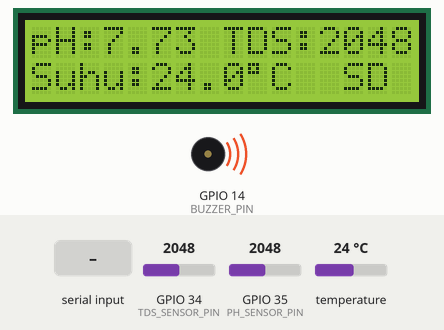
Recording of a sketch running on a simulated ESP32. On the bench: 16×2 character LCD, buzzer (waves = sounding, pin HIGH). Inputs (shaded band) come from the test bench; at power-on: GPIO 34 (TDS_SENSOR_PIN) = 2048, temperature 24 °C, GPIO 35 (PH_SENSOR_PIN) = 2048. WiFi joins after 1.5 s; servers stay silent unless stated; the local clock reads 2024-03-15 10:24:30 at power-on unless the sketch sets it; storage starts empty; what the sketch prints to the serial monitor is not drawn.

Above: at 5.1 s.
5.2 s: GPIO 34 (TDS_SENSOR_PIN) set to 537
At 16.1 s:
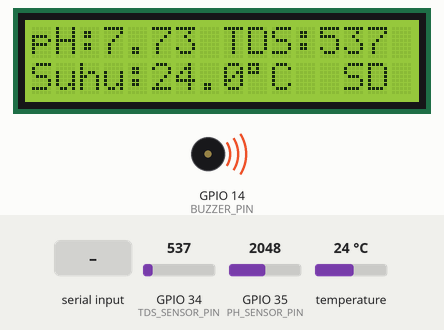
16.8 s: GPIO 34 (TDS_SENSOR_PIN) set to 448
At 26.6 s:
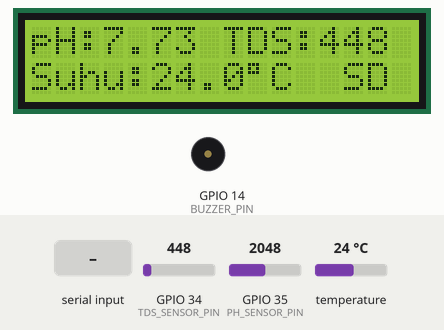
27.6 s: temperature set to 12 °C
At 38.1 s:
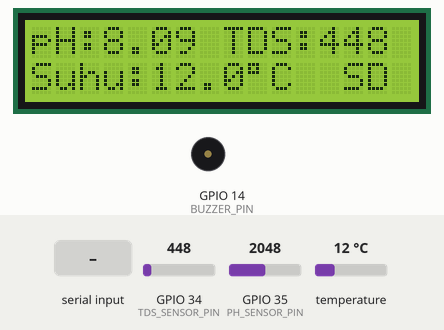
38.4 s: GPIO 35 (PH_SENSOR_PIN) set to 2866
At 48.8 s:
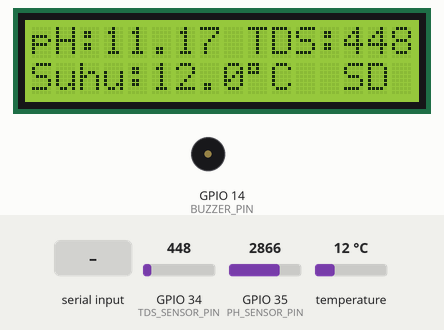
49.2 s: temperature set to 19 °C
At 59.3 s:
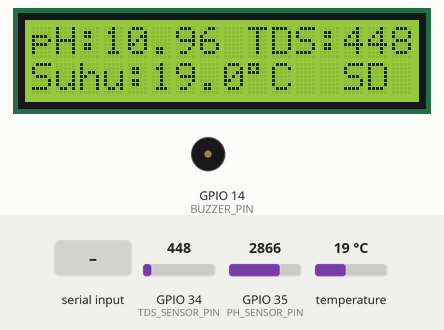
60.0 s: "kalibratePH 1\n" received over Serial
At 81.5 s:
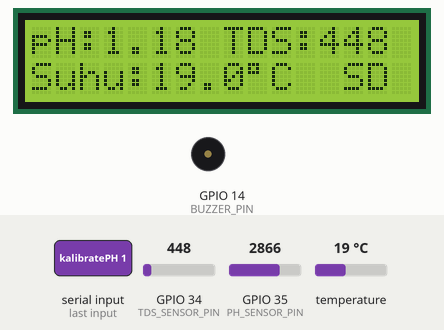
Timing chart, 0 to 82.0 s (numbered marks = the images above; inputs shaded):
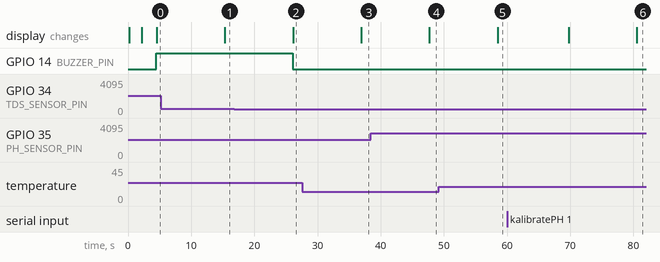

Measured:
- the behaviour switches between 501 and 500 on GPIO 34 (TDS_SENSOR_PIN) (found by bisection; images 1 and 2)
- after the input at 5.2 s, the display: changes after 10.1 s (image 1)
- after the input at 16.8 s, GPIO 14 (BUZZER_PIN): HIGH → LOW after 9.3 s; the display: changes after 9.3 s (image 2)
- after the input at 27.6 s, the display: changes after 9.3 s (image 3)
- after the input at 38.4 s, the display: changes after 9.3 s (image 4)
- after the input at 49.2 s, the display: changes after 9.3 s (image 5)
- after the input at 60.0 s, the display: first differs from a run without the input after 20.6 s (image 6)

The sketch:

lorenfix.ino
```cpp
#include <Arduino.h>
#include <OneWire.h>
#include <DallasTemperature.h>
#include <Wire.h>
#include <LiquidCrystal_I2C.h>
#include <SD.h>
#include <SPI.h>
#include <RTClib.h>   // Library RTC (DS3231 / DS1307)

/* =====================================================================
 *  pH & TDS Monitor + Suhu + SD Logging + RTC Timestamp (ESP32)
 *  -------------------------------------------------------------------
 *  Fitur:
 *    - Baca pH (analog)
 *    - Baca TDS (analog)
 *    - Baca suhu air via DS18B20 (digital 1-Wire)
 *    - Simpan data per 10 menit ke SD card dengan timestamp dari RTC
 *    - Indikator penyimpanan di LCD (ON saat berhasil save)
 *    - Perintah Serial:
 *         kalibratePH <nilaiPH>
 *         setRTC YYYY-MM-DD HH:MM:SS
 *
 *  Format File:
 *    Tanggal,Bulan,Jam,pH,TDS,Suhu
 *    contoh: 20,07,14:23,6.82,250,26.5
 * ===================================================================== */

// === Pin Konfigurasi ===
#define TDS_SENSOR_PIN 34
#define PH_SENSOR_PIN 35
#define BUZZER_PIN 14
#define ONE_WIRE_BUS 5
#define SD_CS_PIN 4

// === Tegangan & ADC ===
#define VREF 3.3
#define ADC_MAX 4095.0

// === Threshold & Kalibrasi ===
#define MAX_TDS 500.0
float tdsCalibrationFactor = 1.0;
float phCalibrationOffset = 0.0;
float phTemperatureComp = 0.03;

// === Logging ===
const char *LOG_FILENAME = "/data_log.csv";
const char LOG_DELIM = ',';
const char *LOG_HEADER = "Tanggal,Bulan,Jam,pH,TDS,Suhu";

// === Objek Sensor ===
OneWire oneWire(ONE_WIRE_BUS);
DallasTemperature sensors(&oneWire);
LiquidCrystal_I2C lcd(0x27, 16, 2);
RTC_DS3231 rtc;

bool sdAvailable = false;
File dataFile;

unsigned long lastSaveTime = 0;
const unsigned long saveInterval = 60000UL; // 1 menit

bool lastSaveSuccess = false;
unsigned long saveMsgStart = 0;
const unsigned long saveMsgDuration = 2000UL; // 2 detik

#include <WiFi.h>
#include <Firebase_ESP_Client.h>

#define WIFI_SSID "NAMA_WIFI_KAMU"
#define WIFI_PASSWORD "PASSWORD_WIFI_KAMU"

#define API_KEY "AIzaSyBf6qlzdo5PAftRJQGugwH6dYnr6-3jpq0"
#define DATABASE_URL "https://ta-loren-default-rtdb.asia-southeast1.firebasedatabase.app/"

FirebaseData fbdo;
FirebaseAuth auth;
FirebaseConfig config;


void calibratePH(float knownPH, float voltage);
void handleSerialCommands(float lastVoltagePH);
void logData(float phValue, float tdsValue, float temperature);
void showNormalDisplay(float phValue, float tdsValue, float temperature);
void showSaveDisplay(DateTime now, bool ok);
void print2digits(File &f, uint8_t v);
void print2digitsLCD(uint8_t v);
bool headerExistsOrWrite();
void setRTCfromCompileTime();

void setup() {
  Serial.begin(115200);
  delay(100);
  pinMode(BUZZER_PIN, OUTPUT);
  digitalWrite(BUZZER_PIN, LOW);

  lcd.begin();
  lcd.backlight();
  lcd.clear();
  lcd.setCursor(0, 0);
  lcd.print("pH & TDS Monitor");
  delay(2000);
  lcd.clear();

  sensors.begin();

  // --- RTC ---
  if (!rtc.begin()) {
    Serial.println("RTC tidak terdeteksi!");
  } else if (rtc.lostPower()) {
    Serial.println("RTC kehilangan daya -> set ke waktu kompilasi.");
    setRTCfromCompileTime();
  }

  // --- SD Card ---
  if (SD.begin(SD_CS_PIN)) {
    sdAvailable = true;
    Serial.println("SD Card terdeteksi.");
    headerExistsOrWrite();
  } else {
    Serial.println("SD Card tidak terdeteksi.");
  }

  Serial.println("Perintah Serial:");
  Serial.println("  kalibratePH <nilai>");
  Serial.println("  setRTC YYYY-MM-DD HH:MM:SS");

  WiFi.begin(WIFI_SSID, WIFI_PASSWORD);
  Serial.print("Menghubungkan ke WiFi");
  while (WiFi.status() != WL_CONNECTED) {
    delay(500);
    Serial.print(".");
  }
  Serial.println();
  Serial.println("WiFi Terhubung!");

  config.api_key = API_KEY;
  config.database_url = DATABASE_URL;
  Firebase.begin(&config, &auth);
  Firebase.reconnectWiFi(true);

}

void loop() {
  // === Baca Sensor ===
  int tdsRaw = analogRead(TDS_SENSOR_PIN);
  float tdsValue = tdsRaw * tdsCalibrationFactor;

  sensors.requestTemperatures();
  float temperature = sensors.getTempCByIndex(0);

  int phRaw = analogRead(PH_SENSOR_PIN);
  float voltagePH = phRaw * (VREF / ADC_MAX);
  float phValue = (voltagePH * 14.0 / 3.0) + phCalibrationOffset;
  phValue -= phTemperatureComp * (temperature - 25.0); // kompensasi suhu

  // === Buzzer ===
  digitalWrite(BUZZER_PIN, (tdsValue > MAX_TDS) ? HIGH : LOW);

  // === Serial Commands ===
  handleSerialCommands(voltagePH);

  // === Logging per 1 menit ===
  if (sdAvailable && millis() - lastSaveTime >= saveInterval) {
    logData(phValue, tdsValue, temperature);
    lastSaveTime = millis();
  }

  // === LCD Display ===
  if ((millis() - saveMsgStart) < saveMsgDuration) {
    showSaveDisplay(rtc.now(), lastSaveSuccess);
  } else {
    showNormalDisplay(phValue, tdsValue, temperature);
  }

  delay(10000);
}

// ---------------------------------------------------------------------
//  Logging ke SD Card
// ---------------------------------------------------------------------
void logData(float phValue, float tdsValue, float temperature) {
  lastSaveSuccess = false;
  if (!sdAvailable) return;

  DateTime now = rtc.now();
  dataFile = SD.open(LOG_FILENAME, FILE_APPEND);
  if (!dataFile) {
    saveMsgStart = millis();
    return;
  }

  // Format: Tanggal,Bulan,Jam,pH,TDS,Suhu
  dataFile.print(now.day());           // Tanggal (1-31)
  dataFile.print(LOG_DELIM);
  dataFile.print(now.month());         // Bulan (1-12)
  dataFile.print(LOG_DELIM);
  print2digits(dataFile, now.hour());  // Jam HH:MM
  dataFile.print(':');
  print2digits(dataFile, now.minute());
  dataFile.print(LOG_DELIM);
  dataFile.print(phValue, 2);
  dataFile.print(LOG_DELIM);
  dataFile.print(tdsValue, 0);
  dataFile.print(LOG_DELIM);
  dataFile.println(temperature, 1);
  dataFile.close();

  lastSaveSuccess = true;
  saveMsgStart = millis();

  uploadToFirebase(now, phValue, tdsValue, temperature);

}

// ---------------------------------------------------------------------
//  Tampilan utama (normal)
// ---------------------------------------------------------------------
void showNormalDisplay(float phValue, float tdsValue, float temperature) {
  lcd.clear();
  lcd.setCursor(0, 0);
  lcd.print("pH:");
  lcd.print(phValue, 2);
  lcd.print(" TDS:");
  lcd.print(tdsValue, 0);

  lcd.setCursor(0, 1);
  lcd.print("Suhu:");
  lcd.print(temperature, 1);
  lcd.write((uint8_t)223);
  lcd.print("C ");

  lcd.setCursor(13, 1);
  lcd.print(sdAvailable ? "SD" : "NO");
}

// ---------------------------------------------------------------------
//  Tampilan singkat setelah simpan data
// ---------------------------------------------------------------------
void showSaveDisplay(DateTime now, bool ok) {
  lcd.clear();
  lcd.setCursor(0, 0);
  // DD/MM HH:MM
  if (now.day() < 10) lcd.print('0');
  lcd.print(now.day());
  lcd.print('/');
  if (now.month() < 10) lcd.print('0');
  lcd.print(now.month());
  lcd.print(' ');
  if (now.hour() < 10) lcd.print('0');
  lcd.print(now.hour());
  lcd.print(':');
  if (now.minute() < 10) lcd.print('0');
  lcd.print(now.minute());

  lcd.setCursor(0, 1);
  lcd.print(ok ? "Data tersimpan" : "Gagal simpan ");
}

// ---------------------------------------------------------------------
//  Util
// ---------------------------------------------------------------------
void print2digits(File &f, uint8_t v) {
  if (v < 10) f.print('0');
  f.print(v);
}

void print2digitsLCD(uint8_t v) {
  if (v < 10) lcd.print('0');
  lcd.print(v);
}

// ---------------------------------------------------------------------
//  Kalibrasi pH
// ---------------------------------------------------------------------
void calibratePH(float knownPH, float voltage) {
  float estimatedPH = voltage * 14.0 / 3.0;
  phCalibrationOffset = knownPH - estimatedPH;
  Serial.print("Kalibrasi selesai. Offset baru: ");
  Serial.println(phCalibrationOffset, 4);
}

// ---------------------------------------------------------------------
//  Serial Commands Parser
// ---------------------------------------------------------------------
void handleSerialCommands(float lastVoltagePH) {
  if (!Serial.available()) return;
  String line = Serial.readStringUntil('\n');
  line.trim();
  line.replace('\r', ' ');

  if (line.startsWith("kalibratePH")) {
    float inputPH = line.substring(11).toFloat(); // setelah kata
    calibratePH(inputPH, lastVoltagePH);
    return;
  }

  if (line.startsWith("setRTC")) {
    int firstSpace = line.indexOf(' ');
    if (firstSpace < 0) {
      Serial.println("Format salah. Contoh: setRTC 2025-07-20 14:23:00");
      return;
    }
    String dt = line.substring(firstSpace + 1);
    dt.trim();
    if (dt.length() < 19) {
      Serial.println("Format salah. Contoh: setRTC 2025-07-20 14:23:00");
      return;
    }
    int y  = dt.substring(0,4).toInt();
    int m  = dt.substring(5,7).toInt();
    int d  = dt.substring(8,10).toInt();
    int hh = dt.substring(11,13).toInt();
    int mm = dt.substring(14,16).toInt();
    int ss = dt.substring(17,19).toInt();
    rtc.adjust(DateTime(y,m,d,hh,mm,ss));
    Serial.println("RTC diset.");
    return;
  }

  Serial.println("Perintah tidak dikenal.");
}

// ---------------------------------------------------------------------
//  Header File SD
// ---------------------------------------------------------------------
bool headerExistsOrWrite() {
  if (!sdAvailable) return false;

  if (!SD.exists(LOG_FILENAME)) {
    dataFile = SD.open(LOG_FILENAME, FILE_WRITE);
    if (dataFile) {
      dataFile.println(LOG_HEADER);
      dataFile.close();
      return true;
    }
    return false;
  }

  dataFile = SD.open(LOG_FILENAME, FILE_READ);
  if (!dataFile) return false;
  bool needHeader = (dataFile.size() == 0);
  dataFile.close();

  if (needHeader) {
    dataFile = SD.open(LOG_FILENAME, FILE_WRITE);
    if (dataFile) {
      dataFile.println(LOG_HEADER);
      dataFile.close();
      return true;
    }
    return false;
  }
  return true;
}

// ---------------------------------------------------------------------
//  Set RTC dari waktu kompilasi
// ---------------------------------------------------------------------
void setRTCfromCompileTime() {
  rtc.adjust(DateTime(F(__DATE__), F(__TIME__)));
  DateTime now = rtc.now();
  Serial.print("RTC -> ");
  Serial.print(now.year()); Serial.print('-');
  Serial.print(now.month()); Serial.print('-');
  Serial.print(now.day()); Serial.print(' ');
  Serial.print(now.hour()); Serial.print(':');
  Serial.print(now.minute()); Serial.print(':');
  Serial.println(now.second());
}


void uploadToFirebase(DateTime now, float ph, float tds, float temp) {
  String timestamp = String(now.unixtime());

  FirebaseJson json;
  json.set("timestamp", now.unixtime());
  json.set("value", ph);
  Firebase.RTDB.pushJSON(&fbdo, "/sensors/ph", &json);

  json.set("value", tds);
  Firebase.RTDB.pushJSON(&fbdo, "/sensors/tds", &json);

  json.set("value", temp);
  Firebase.RTDB.pushJSON(&fbdo, "/sensors/temperature", &json);

  Serial.println("Data dikirim ke Firebase.");
}
```
